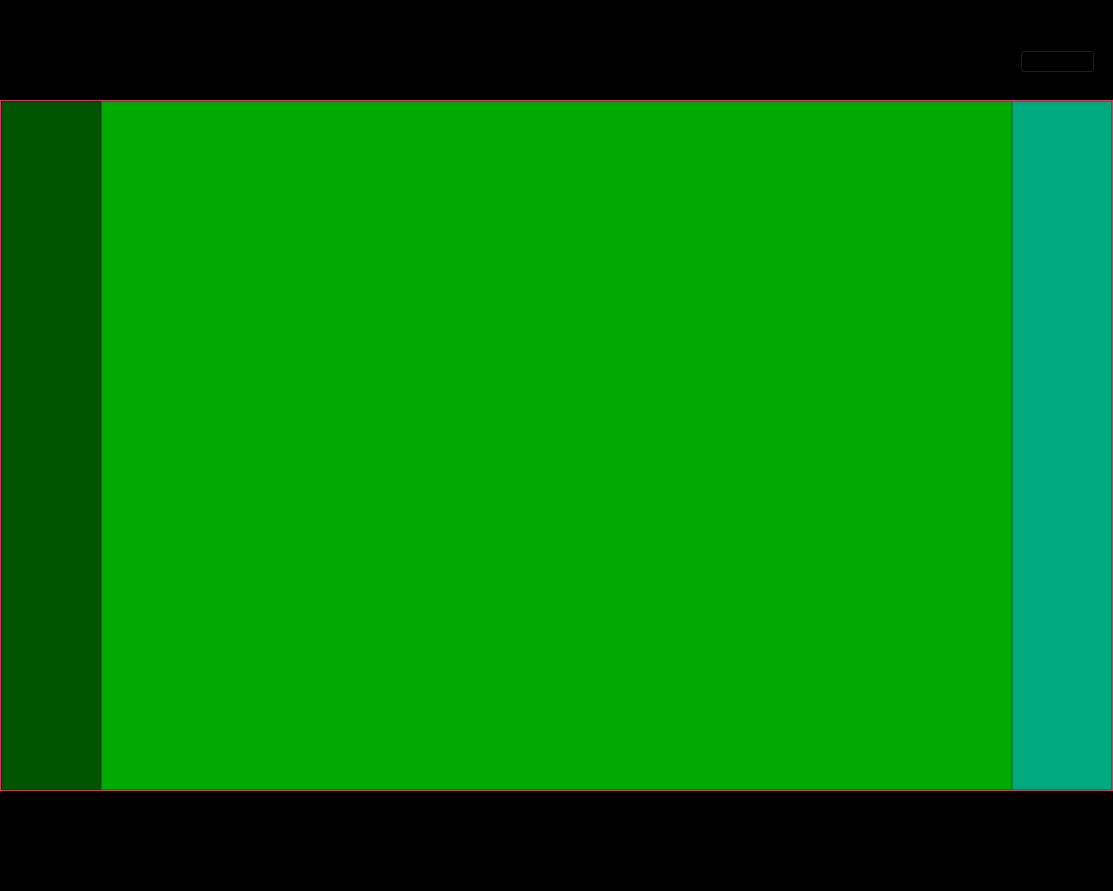
<?xml version="1.0" encoding="UTF-8"?>
<ui version="4.0">
 <class>MainWindow</class>
 <widget class="QMainWindow" name="MainWindow">
  <property name="geometry">
   <rect>
    <x>0</x>
    <y>0</y>
    <width>1113</width>
    <height>891</height>
   </rect>
  </property>
  <property name="windowTitle">
   <string>MainWindow</string>
  </property>
  <widget class="QWidget" name="centralwidget">
   <property name="styleSheet">
    <string notr="true">background-color: rgb(0, 0, 0);</string>
   </property>
   <layout class="QVBoxLayout" name="verticalLayout">
    <property name="spacing">
     <number>0</number>
    </property>
    <property name="leftMargin">
     <number>0</number>
    </property>
    <property name="topMargin">
     <number>0</number>
    </property>
    <property name="rightMargin">
     <number>0</number>
    </property>
    <property name="bottomMargin">
     <number>0</number>
    </property>
    <item>
     <widget class="QFrame" name="frame">
      <property name="maximumSize">
       <size>
        <width>16777215</width>
        <height>100</height>
       </size>
      </property>
      <property name="frameShape">
       <enum>QFrame::StyledPanel</enum>
      </property>
      <property name="frameShadow">
       <enum>QFrame::Raised</enum>
      </property>
      <widget class="QPushButton" name="btn">
       <property name="geometry">
        <rect>
         <x>1020</x>
         <y>50</y>
         <width>75</width>
         <height>23</height>
        </rect>
       </property>
       <property name="text">
        <string>PushButton</string>
       </property>
      </widget>
     </widget>
    </item>
    <item>
     <widget class="QFrame" name="frame_2">
      <property name="styleSheet">
       <string notr="true">background-color: rgb(255, 85, 127);</string>
      </property>
      <property name="frameShape">
       <enum>QFrame::StyledPanel</enum>
      </property>
      <property name="frameShadow">
       <enum>QFrame::Raised</enum>
      </property>
      <property name="lineWidth">
       <number>0</number>
      </property>
      <layout class="QHBoxLayout" name="horizontalLayout" stretch="0,0,0">
       <property name="spacing">
        <number>0</number>
       </property>
       <property name="leftMargin">
        <number>0</number>
       </property>
       <property name="topMargin">
        <number>0</number>
       </property>
       <property name="rightMargin">
        <number>0</number>
       </property>
       <property name="bottomMargin">
        <number>0</number>
       </property>
       <item>
        <widget class="QFrame" name="frame_4">
         <property name="maximumSize">
          <size>
           <width>100</width>
           <height>16777215</height>
          </size>
         </property>
         <property name="styleSheet">
          <string notr="true">background-color: rgb(0, 85, 0);</string>
         </property>
         <property name="frameShape">
          <enum>QFrame::StyledPanel</enum>
         </property>
         <property name="frameShadow">
          <enum>QFrame::Raised</enum>
         </property>
        </widget>
       </item>
       <item>
        <widget class="QFrame" name="frame_5">
         <property name="styleSheet">
          <string notr="true">background-color: rgb(0, 170, 0);</string>
         </property>
         <property name="frameShape">
          <enum>QFrame::StyledPanel</enum>
         </property>
         <property name="frameShadow">
          <enum>QFrame::Raised</enum>
         </property>
        </widget>
       </item>
       <item>
        <widget class="QFrame" name="frame_6">
         <property name="maximumSize">
          <size>
           <width>100</width>
           <height>16777215</height>
          </size>
         </property>
         <property name="styleSheet">
          <string notr="true">background-color: rgb(0, 170, 127);</string>
         </property>
         <property name="frameShape">
          <enum>QFrame::StyledPanel</enum>
         </property>
         <property name="frameShadow">
          <enum>QFrame::Raised</enum>
         </property>
         <property name="lineWidth">
          <number>1</number>
         </property>
        </widget>
       </item>
      </layout>
     </widget>
    </item>
    <item>
     <widget class="QFrame" name="frame_3">
      <property name="maximumSize">
       <size>
        <width>16777215</width>
        <height>100</height>
       </size>
      </property>
      <property name="frameShape">
       <enum>QFrame::StyledPanel</enum>
      </property>
      <property name="frameShadow">
       <enum>QFrame::Raised</enum>
      </property>
     </widget>
    </item>
   </layout>
  </widget>
 </widget>
 <resources/>
 <connections/>
</ui>
